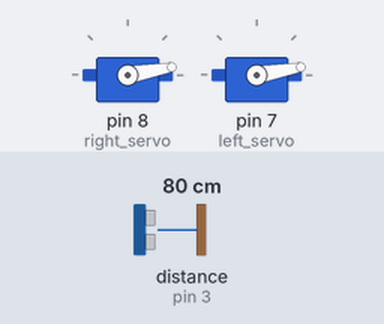
The sketch below on a simulated Arduino Uno, built with avr-gcc and run on an emulated ATmega328P. Parts: 2 × servo. Wiring (inferred from the names in the program): ultrasonic range finder: trigger pin 2; echo pin 3. The test bench sets the inputs (shaded band); at power-on: distance to the obstacle (sensor on pin 3) 80 cm. The echo pulse lasts 58.3 µs per cm.

Above: at 3.2 s.
3.3 s: distance to the obstacle (sensor on pin 3) set to 67 cm
4.8 s: distance to the obstacle (sensor on pin 3) set to 61 cm
At 5.6 s:
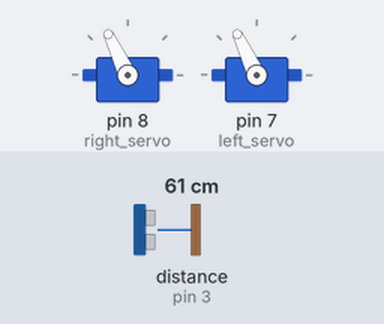
7.8 s: distance to the obstacle (sensor on pin 3) set to 120 cm
At 8.7 s:
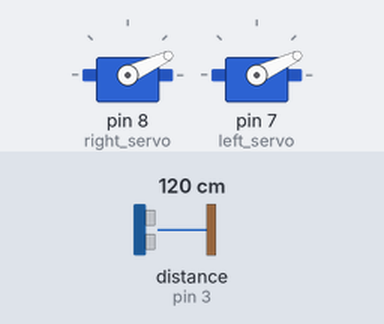
9.3 s: distance to the obstacle (sensor on pin 3) set to 35 cm
At 10.0 s:
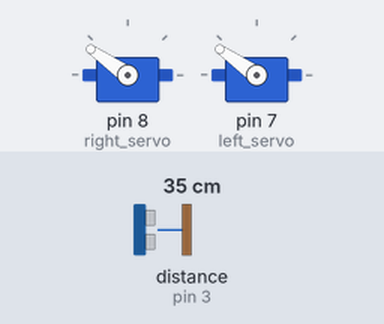
Timing chart, 0 to 13.3 s (numbered marks = the images above; inputs shaded):
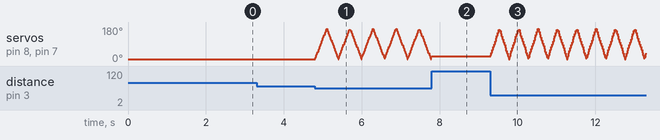

Measured:
- the behaviour switches between 64 and 63 cm on distance to the obstacle (sensor on pin 3) (found by bisection; images 0 and 1)
- after the input at 3.3 s, every drawn part: stays the same
- after the input at 7.8 s, servo on pin 8 (right_servo), servo on pin 7 (left_servo): goes on until 7.8 s, then stays 25°

The sketch:

pengo.ino
```cpp
#include <Servo.h>

Servo right_servo;
Servo  left_servo;

// The servo limits:
int DOWN = 10;
int UP   = 170;

// The positions of the arms:
int arm = DOWN;

// Should we move the arms up, or down? By how much each time?
int amount = 5;
int direction = amount;

// For the rangefinder sensor
int triggerPin = 2;
int echoPin = 3 ;

//#define DEBUG 1

void setup() {
#ifdef DEBUG
    Serial.begin(9600);
#endif
    right_servo.attach(8);
    right_servo.write(DOWN);

    left_servo.attach(7);
    left_servo.write(DOWN);

#ifdef DEBUG
    Serial.println("Arms Down!");
#endif

    pinMode(triggerPin, OUTPUT);
    digitalWrite(triggerPin, LOW);
    pinMode(echoPin, INPUT);

    delay(2000);
}

void loop() {
    // Send the trigger high for 10 microseconds or more
    digitalWrite(triggerPin, HIGH);
    delayMicroseconds(10);
    digitalWrite(triggerPin, LOW);

    int duration = pulseIn(echoPin, HIGH);
    //Serial.print("Duration: ");
    //Serial.print(duration);
    //Serial.print(" usec");

    float inches = duration/148;
#ifdef DEBUG
    Serial.print(inches);
    Serial.println(" inches");
#endif

    // If we detected someone, then move the arms up and down.
    // 25 is about the maximum this sensor can detect, and it
    // isn't really 25", more like half that.
    if (inches < 25) {
        Serial.println("Waving!");
        if (arm >= UP)
            direction = -amount;
        else if (arm <= DOWN)
            direction = amount;
        // Otherwise we're somewhere in between, so leave direction unchanged.

        arm += direction;
#ifdef DEBUG
        Serial.print("Waving! ");
        Serial.println(arm);
#endif
        right_servo.write(arm);
        left_servo.write(arm);

        // Tune the amount of delay for how fast you want the arms to move.
        delay(5);
    }
#ifdef DEBUG
    else
        Serial.println("Stopping.");
#endif
}
```
